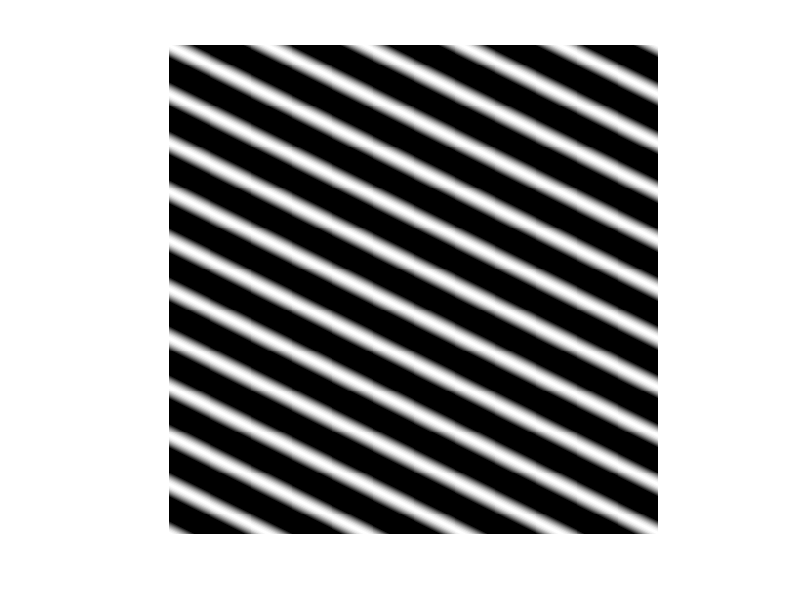
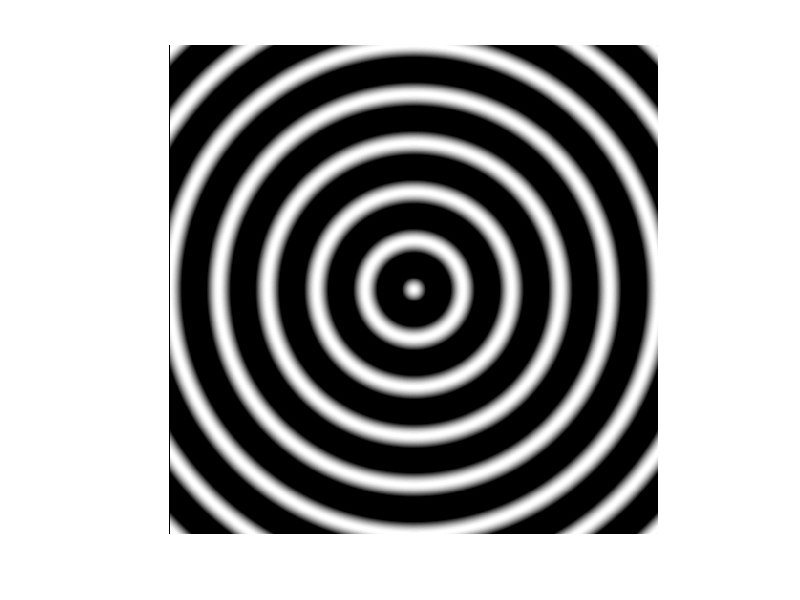

Write MATLAB code to recreate these figures, in order. (Note: this script raises an error after producing the figures.)
%% Clear
clear; % apagar as variavéis no workspace
close all; % apagar os objetos (figuras) no workspace
clc;    % clear da linha de comandos

%% 1a)
x1 = 0:0.01:5;
x2 = 0:0.01:5;
[X1,X2] = meshgrid(x1, x2);
y=cos(2*pi*(X1-2*X2));
figure(1)
imshow(y)


%% 1b)

x1 = -5:0.01:5;
x2 = -5:0.01:5;
[X1,X2] = meshgrid(x1, x2);
z=cos(2*pi*sqrt((X1.^2)+(X2.^2)));
figure(2)
imshow(z)


%% 2)
figure(3)
Espetro2(z, 0)
